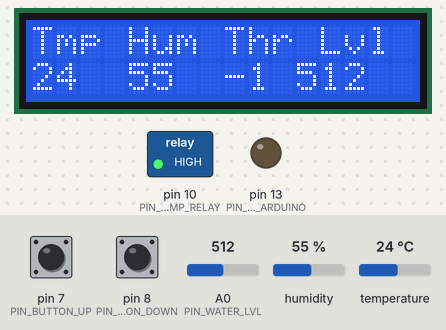
The sketch below on a simulated Arduino Uno, built with avr-gcc and run on an emulated ATmega328P. On the bench: 16×2 character LCD, switched loads named in the sketch (green lamp = pin HIGH), output pins drawn as LEDs (lit = HIGH). The test bench sets the inputs (shaded band); at power-on: pin 7 (PIN_BUTTON_UP) LOW, A0 (PIN_WATER_LVL) = 512, pin 8 (PIN_BUTTON_DOWN) LOW, humidity 55 %, temperature 24 °C. EEPROM starts erased; what the sketch prints to the serial monitor is not drawn.

Above: at 1.2 s.
1.3 s: pin 7 (PIN_BUTTON_UP) pulled HIGH for 1 s
At 3.5 s:
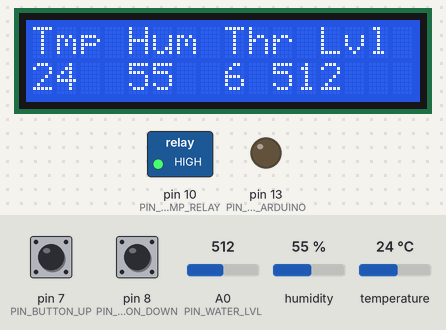
3.8 s: A0 (PIN_WATER_LVL) set to 8
At 5.1 s:
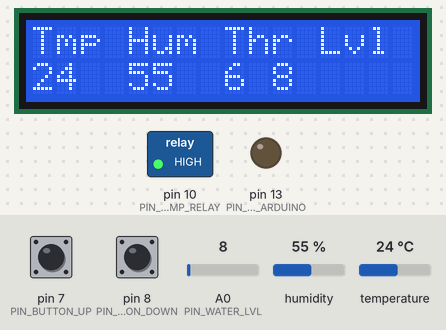
5.4 s: A0 (PIN_WATER_LVL) set to 5
At 6.2 s:
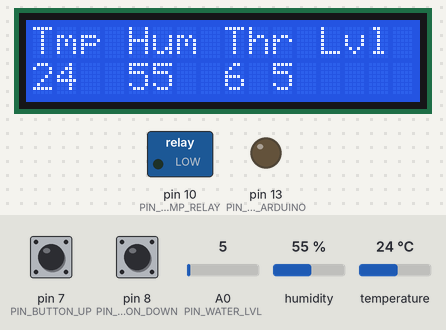
7.1 s: pin 8 (PIN_BUTTON_DOWN) pulled HIGH for 3.2 s
At 10.8 s:
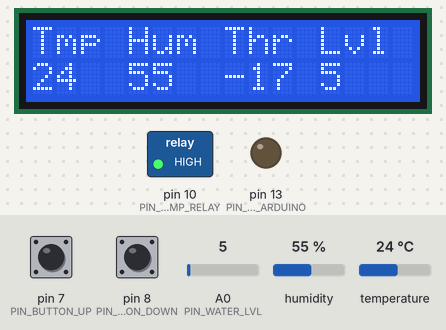
11.8 s: humidity set to 22 %
At 13.4 s:
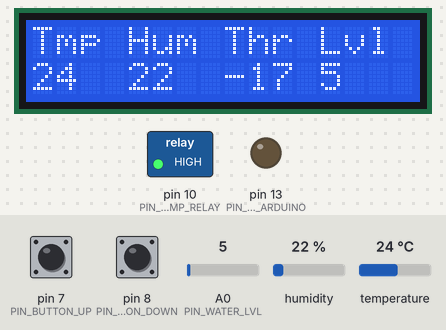
14.2 s: temperature set to 12 °C
At 15.2 s:
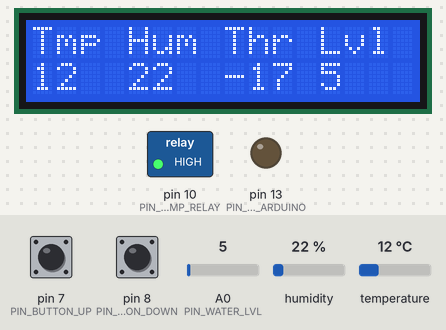
Timing chart, 0 to 17.2 s (numbered marks = the images above; inputs shaded):
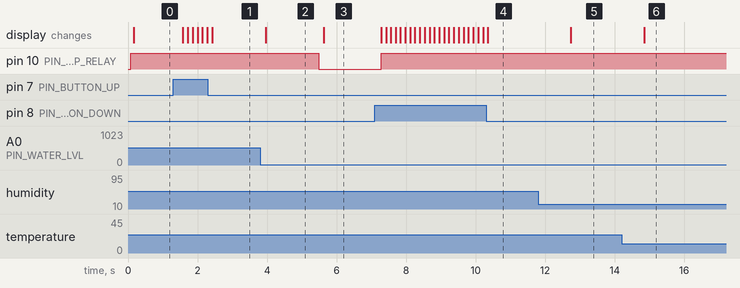

The sketch:

balcony.ino
```cpp
/* BALCONY PUMP CONTROLLER
 * AUTHOR: P. Szyszkiewicz
 * DATE: 16.10.2022
 * DESC: Program start pump if the level sensor indicates presence of the water.
 * The level threshold can be adjusted by buttons up and down.
 * Printing on LCD ans Serial all sensor inromation.
 */

/* include the library code: */
#include <LiquidCrystal.h>
#include "DHT.h"
#include <EEPROM.h>

/* PINs for sensors and actuators */
#define PIN_LED_ARDUINO 13
#define PIN_PUMP_RELAY  10
#define PIN_LCD_RS      12
#define PIN_LCD_EN      11
#define PIN_LCD_D4      5
#define PIN_LCD_D5      4
#define PIN_LCD_D6      3
#define PIN_LCD_D7      2
#define PIN_DHT         9
#define PIN_WATER_LVL   A0
#define PIN_BUTTON_UP   7
#define PIN_BUTTON_DOWN 8

/* Globals */
LiquidCrystal lcd(PIN_LCD_RS, PIN_LCD_EN, PIN_LCD_D4, PIN_LCD_D5, PIN_LCD_D6, PIN_LCD_D7);
DHT dht(PIN_DHT, DHT11);
bool relayStatus = false;
int thresholdWaterLvl;
int addressEEPROM = 0;

/* Lcd info */
void printLcdInfo(int waterSensorLvl, float humidity, float temperature)
{
  lcd.clear();
  lcd.setCursor(0, 0);
  lcd.print("Tmp Hum Thr Lvl");
  lcd.setCursor(0, 1);
  lcd.print(String(int(temperature)) + "  " + String(int(humidity)) + "  " + String(int(thresholdWaterLvl)) + " " + String(int(waterSensorLvl)));
}

/* Serial info */
void printSerialInfo(int waterSensorLvl, float humidity, float temperature, float heatIndex)
{
  Serial.print("Value of the water level: ");
  Serial.print(waterSensorLvl);
  Serial.print(", Threshold water level: ");
  Serial.print(thresholdWaterLvl);
  Serial.print(", Relays Status: ");
  Serial.print(relayStatus);
  Serial.print(", Humidity: ");
  Serial.print(humidity);
  Serial.print("%,  Temperature: ");
  Serial.print(temperature);
  Serial.print("F,  Heat index: ");
  Serial.print(heatIndex);
  Serial.println("");
}

void setup()
{
  /* Serial */
  Serial.begin(9600);

  /* LCD */
  lcd.begin(16, 2);

  /* DHT */
  dht.begin();

  /* Activate sensors PINs */
  pinMode(PIN_LED_ARDUINO, OUTPUT);
  pinMode(PIN_PUMP_RELAY, OUTPUT);
  pinMode(PIN_BUTTON_UP, INPUT);
  pinMode(PIN_BUTTON_DOWN, INPUT);

  /* Take threshold saved in memory */
  EEPROM.get(addressEEPROM, thresholdWaterLvl);
}

// the loop function runs over and over again forever
void loop()
{
  /* Sensor readings */
  int waterSensorLvl = analogRead(PIN_WATER_LVL);
  float humidity = dht.readHumidity();
  float temperature = dht.readTemperature();
  float heatIndex = dht.computeHeatIndex(temperature, humidity, false);
  int buttonUp = digitalRead(PIN_BUTTON_UP);
  int buttonDown = digitalRead(PIN_BUTTON_DOWN);

  /* Buttons change threshold */
  if (buttonUp == HIGH)
  {
    thresholdWaterLvl += 1;
    EEPROM.put(addressEEPROM, thresholdWaterLvl);
  }
  if (buttonDown == HIGH)
  {
    thresholdWaterLvl -= 1;
    EEPROM.put(addressEEPROM, thresholdWaterLvl);
  }

  /* Relay Controller */
  if (waterSensorLvl > thresholdWaterLvl)
  {
    relayStatus = true;
    digitalWrite(PIN_PUMP_RELAY, HIGH);
  }
  else
  {
    relayStatus = false;
    digitalWrite(PIN_PUMP_RELAY, LOW);
  }

  /* Info update */
  printSerialInfo(waterSensorLvl, humidity, temperature, heatIndex);
  printLcdInfo(waterSensorLvl, humidity, temperature);
}
```

Measured:
- the behaviour switches between 7 and 6 on A0 (PIN_WATER_LVL) (found by bisection; images 2 and 3)
- after the input at 1.3 s, the display: first changes after 0.28 s (image 1 shows a later state)
- after the input at 3.8 s, the display: changes after 0.16 s (image 2)
- after the input at 5.4 s, pin 10 (PIN_PUMP_RELAY): HIGH → LOW after 0.09 s; the display: changes after 0.22 s (image 3)
- after the input at 7.1 s, pin 10 (PIN_PUMP_RELAY): LOW → HIGH after 0.19 s; the display: first changes after 0.18 s (image 4 shows a later state)
- after the input at 11.8 s, the display: changes after 0.94 s (image 5)
- after the input at 14.2 s, the display: changes after 0.65 s (image 6)
